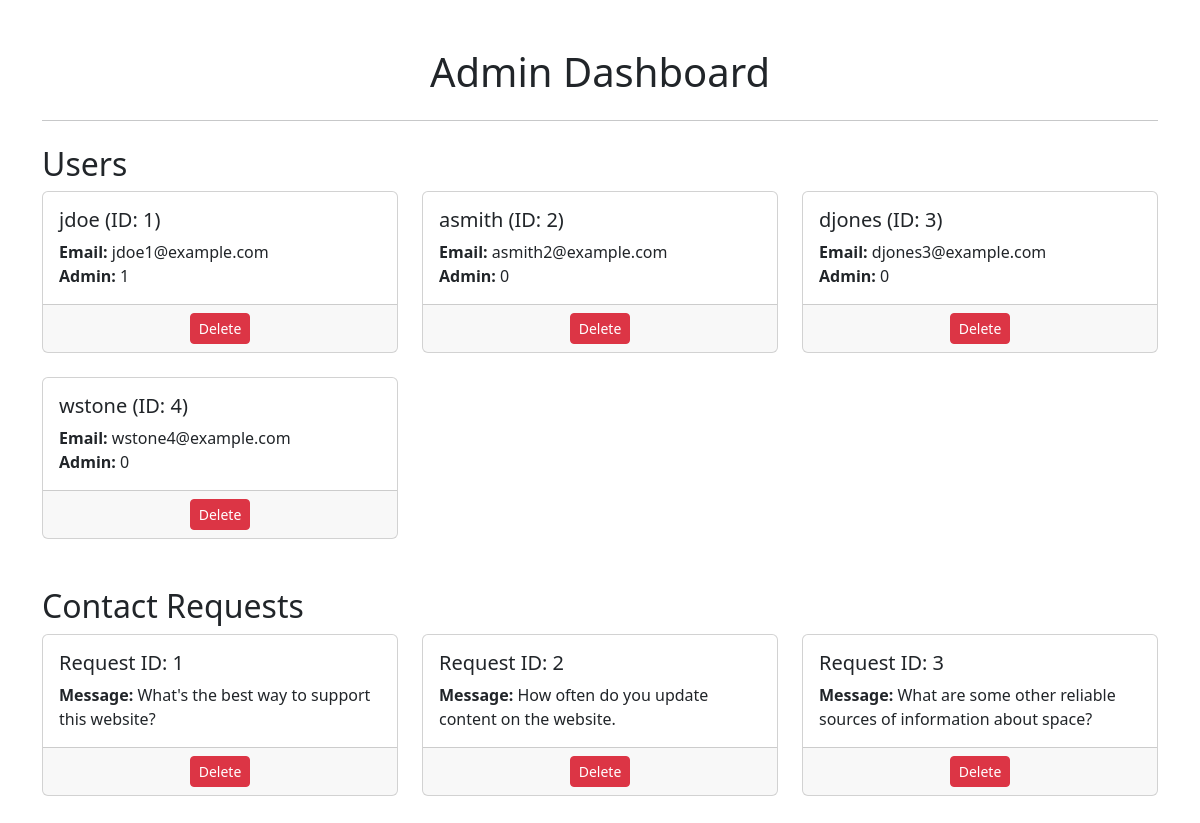
Screenshot of /admin.php (signed in) with the database file from the repository.
### tables this page shows
CREATE TABLE `user` (
  `user_id` int(11) NOT NULL,
  `username` varchar(255) NOT NULL,
  `email` varchar(255) NOT NULL,
  `password` varchar(255) NOT NULL,
  `is_admin` tinyint(1) DEFAULT NULL
);

CREATE TABLE `contact_request` (
  `request_id` int(11) NOT NULL,
  `subject` varchar(255) NOT NULL,
  `message` text NOT NULL
);

### admin.php (the view, shortened to what this page needs)
<?php
include 'db.php';
$usersQuery = $pdo->query("SELECT * FROM user");
$contactRequestsQuery = $pdo->query("SELECT * FROM contact_request");
$users = $usersQuery->fetchAll(PDO::FETCH_ASSOC);
$contactRequests = $contactRequestsQuery->fetchAll(PDO::FETCH_ASSOC);
?>
<!DOCTYPE html>
<html lang="en">
<head>
    <link href="https://cdn.jsdelivr.net/npm/bootstrap@5.3.0/css/bootstrap.min.css" rel="stylesheet">
</head>
<body>
    <div class="container my-5">
        <h1 class="text-center mb-4">Admin Dashboard</h1>
        <hr>
        <h2 class="mt-4">Users</h2>
        <div class="row">
            <?php foreach ($users as $user): ?>
                <div class="col-md-4 mb-4">
                    <div class="card h-100">
                        <div class="card-body">
                            <h5 class="card-title"><?= htmlspecialchars($user['username']) ?> (ID: <?= htmlspecialchars($user['user_id']) ?>)</h5>
                            <p class="card-text">
                                <strong>Email:</strong> <?= htmlspecialchars($user['email']) ?><br>
                                <strong>Admin:</strong> <?= htmlspecialchars($user['is_admin']) ?>
                            </p>
                        </div>
                        <div class="card-footer text-center">
                            <a href="admin.php?delete_user_id=<?= $user['user_id'] ?>" class="btn btn-danger btn-sm" onclick="return confirm('Are you sure?')">Delete</a>
                        </div>
                    </div>
                </div>
            <?php endforeach; ?>
        </div>
        <h2 class="mt-4">Contact Requests</h2>
        <div class="row">
            <?php foreach ($contactRequests as $request): ?>
                <div class="col-md-4 mb-4">
                    <div class="card h-100">
                        <div class="card-body">
                            <h5 class="card-title">Request ID: <?= htmlspecialchars($request['request_id']) ?></h5>
                            <p class="card-text">
                                <strong>Message:</strong> <?= htmlspecialchars($request['message']) ?>
                            </p>
                        </div>
                        <div class="card-footer text-center">
                            <a href="admin.php?delete_request_id=<?= $request['request_id'] ?>" class="btn btn-danger btn-sm" onclick="return confirm('Are you sure?')">Delete</a>
                        </div>
                    </div>
                </div>
            <?php endforeach; ?>
        </div>
    </div>
</body>
</html>

### rows the page displays
user: username "jdoe", user_id "1", email "jdoe1@example.com", is_admin "1"
user: username "asmith", user_id "2", email "asmith2@example.com", is_admin "0"
user: username "djones", user_id "3", email "djones3@example.com", is_admin "0"
user: username "wstone", user_id "4", email "wstone4@example.com", is_admin "0"
contact_request: request_id "1", message "What's the best way to support this website?"
contact_request: request_id "2", message "How often do you update content on the website."
contact_request: request_id "3", message "What are some other reliable sources of information about space?"
